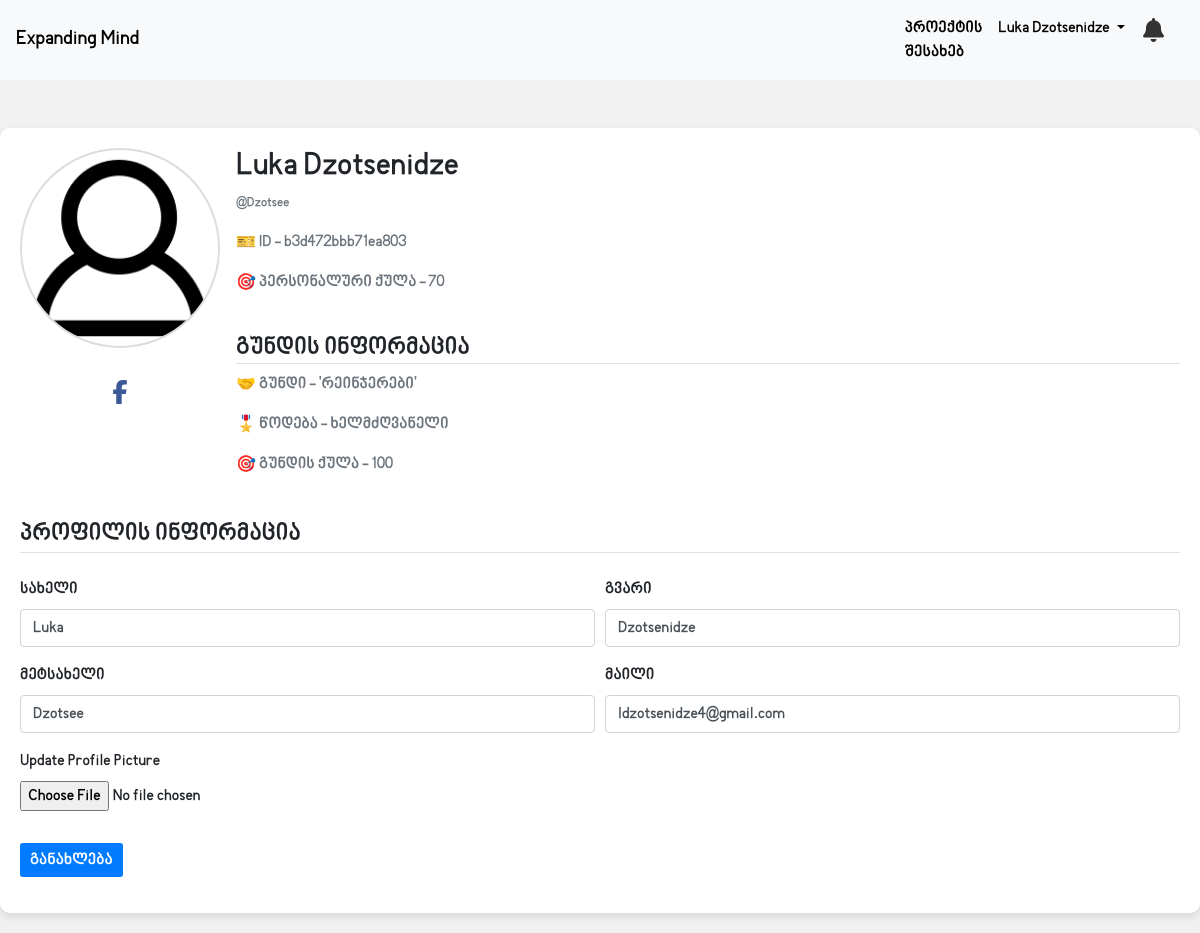
Page /account (signed in) on the committed database.
### main/models.py (models this page shows, shortened)
class User(db.Model, UserMixin):
    id = db.Column(db.Integer, primary_key=True)
    unique_id = db.Column(db.String(8), nullable=False, unique=True)
    firstname = db.Column(db.String(20), nullable=False)
    lastname = db.Column(db.String(30), nullable=False)
    nickname = db.Column(db.String(10))
    email = db.Column(db.String(100), unique=True, nullable=False)
    rank = db.Column(db.String(50), nullable=False, default='წევრი')
    score = db.Column(db.Integer, nullable=False, default=0)
    password = db.Column(db.String(60), nullable=False)
    is_active = db.Column(db.Boolean, default=False)
    activation_token = db.Column(db.String(32), nullable=True)
    image_file = db.Column(db.String(100), nullable=False, default='default.png')
    facebook_link = db.Column(db.String(300), nullable=False)
    in_group = db.Column(db.Boolean, default=False)
    group_id = db.Column(db.Integer, db.ForeignKey('group.id'), nullable=True)
    group = db.relationship('Group', back_populates='members')

class Group(db.Model):
    id = db.Column(db.Integer, primary_key=True)
    name = db.Column(db.String(20), nullable=False, unique=True)
    leader_id = db.Column(db.Integer, nullable=False)
    description = db.Column(db.String(250))
    category = db.Column(db.String(100), nullable=False)
    members = db.relationship('User', back_populates='group')
    score = db.Column(db.Integer, nullable=False, default=0)
    group_form = db.Column(db.String(200))
    image_file = db.Column(db.String(100), default='default.png')
    @property
    def members_list(self):
        return json.loads(self.members) if self.members else []

### main/users/routes.py (the view)
@users.route("/account", methods=['GET', 'POST'])
@login_required
def account():
    notification_log = NotificationLogs.query.filter_by(user_id=current_user.id).order_by(NotificationLogs.id.desc())
    page = request.args.get('page', 1, type=int)
    group_logs = GroupLogs.query.filter_by(group_id=current_user.group_id).order_by(GroupLogs.id.desc()).paginate(page=page, per_page=5)
    form = UpdateAccountForm()
    if form.validate_on_submit():
        if form.picture.data:
            picture_file = save_picture(form.picture.data)
            current_user.image_file = picture_file
        current_user.firstname = form.firstname.data
        current_user.lastname = form.lastname.data
        current_user.email = form.email.data
        current_user.nickname = form.nickname.data
        db.session.commit()
        flash("Your account has been updated!", 'success')
        return redirect(url_for("users.account"))
    elif request.method == "GET":
        form.firstname.data = current_user.firstname
        form.lastname.data = current_user.lastname
        form.nickname.data = current_user.nickname
        form.email.data = current_user.email
    image_file = url_for('static', filename='imgs/profile_pics/' + current_user.image_file)
    return render_template('account.html', notification_log=notification_log, group_logs=group_logs,
                           image_file=image_file, form=form)

### main/users/forms.py (shortened to what this page needs)
class UpdateAccountForm(FlaskForm):
    firstname = StringField('სახელი',
                           validators=[DataRequired()])
    lastname = StringField('გვარი',
                           validators=[DataRequired()])
    nickname = StringField('მეტსახელი',
                           validators=[DataRequired()])
    email = EmailField('მაილი',
                       validators=[DataRequired()])
    picture = FileField('Update Profile Picture', validators=[FileAllowed(['jpg', 'png'])])
    submit = SubmitField('განახლება')

### main/models.py (called while the page is built)
@login_manager.user_loader
def load_user(user_id):
    return User.query.get(int(user_id))

### main/templates/account.html (shortened to what this page needs)
{% extends "new_base.html" %}
{% block content %}
<div class="content-section">
    <div class="media align-items-start">
        <div class="text-center">
            <img class="rounded-circle account-img" src="{{ image_file }}" alt="Profile Picture" style="width: 200px; height: 200px;">
            <a href="{{ current_user.facebook_link }}" target="_blank" class="d-block mt-3">
                <i class="fa-brands fa-facebook-f"></i>
            </a>
        </div>
        <div class="media-body ml-3">
            <h2 class="account-heading">{{ current_user.firstname }} {{ current_user.lastname }}</h2>
            <p class="text-muted" style="font-size: smaller;">@{{ current_user.nickname }}</p>
            <p class="text-muted">🎫 ID - {{ current_user.unique_id }}</p>
            <p class="text-muted">🎯 პერსონალური ქულა - {{ current_user.score }}</p>
            <br>
            <h4 class="border-bottom">გუნდის ინფორმაცია</h4>
            {% if current_user.in_group %}
                <a href="{{ url_for('groups.group_page', id=current_user.group_id) }}" class="text-muted">
                    <p>🤝 გუნდი - '{{ current_user.group.name}}'</p>
                </a>
                <p class="text-muted">🎖️ წოდება - {{ current_user.rank }}</p>
                <p class="text-muted">🎯 გუნდის ქულა - {{ current_user.group.score }}</p>
            {% else %}
                <h4 class="text-muted">ჯერჯერობით არ არის გუნდში</h4>
            {% endif %}
        </div>
    </div>
    <form method="POST" action="" enctype="multipart/form-data" class="mt-4">
        <fieldset class="form-group">
            <legend class="border-bottom mb-4">პროფილის ინფორმაცია</legend>
            <div class="form-row">
                <div class="col-md-6 col-sm-12 mb-3">
                    {{ form.firstname.label(class="form-control-label") }}
                    {% if form.firstname.errors %}
                        {{ form.firstname(class="form-control is-invalid") }}
                        <div class="invalid-feedback">
                            {% for error in form.firstname.errors %}
                                <span>{{ error }}</span>
                            {% endfor %}
                        </div>
                    {% else %}
                        {{ form.firstname(class="form-control") }}
                    {% endif %}
                </div>
                <div class="col-md-6 col-sm-12 mb-3">
                    {{ form.lastname.label(class="form-control-label") }}
                    {% if form.lastname.errors %}
                        {{ form.lastname(class="form-control is-invalid") }}
                        <div class="invalid-feedback">
                            {% for error in form.lastname.errors %}
                                <span>{{ error }}</span>
                            {% endfor %}
                        </div>
                    {% else %}
                        {{ form.lastname(class="form-control") }}
                    {% endif %}
                </div>
            </div>
            <div class="form-row">
                <div class="col-md-6 col-sm-12 mb-3">
                    {{ form.nickname.label(class="form-control-label") }}
                    {% if form.nickname.errors %}
                        {{ form.nickname(class="form-control is-invalid") }}
                        <div class="invalid-feedback">
                            {% for error in form.nickname.errors %}
                                <span>{{ error }}</span>
                            {% endfor %}
                        </div>
                    {% else %}
                        {{ form.nickname(class="form-control") }}
                    {% endif %}
                </div>
                <div class="col-md-6 col-sm-12 mb-3">
                    {{ form.email.label(class="form-control-label") }}
                    {% if form.email.errors %}
                        {{ form.email(class="form-control is-invalid") }}
                        <div class="invalid-feedback">
                            {% for error in form.email.errors %}
                                <span>{{ error }}</span>
                            {% endfor %}
                        </div>
                    {% else %}
                        {{ form.email(class="form-control") }}
                    {% endif %}
                </div>
            </div>
            <div class="form-group">
                {{ form.picture.label(class="form-control-label") }}
                {{ form.picture(class="form-control-file") }}
            </div>
        </fieldset>
        <div class="form-group">
            {{ form.submit(class="btn btn-primary") }}
        </div>
    </form>
</div>
{% endblock content %}

### main/templates/new_base.html (shortened to what this page needs)
<!DOCTYPE html>
<html lang="en">
<head>
    <link rel="stylesheet" href="https://cdnjs.cloudflare.com/ajax/libs/font-awesome/6.5.2/css/all.min.css" />
    <link href="https://stackpath.bootstrapcdn.com/bootstrap/4.5.2/css/bootstrap.min.css" rel="stylesheet">
</head>
<body>
    <nav class="navbar navbar-expand-lg navbar-light bg-light">
        <a class="navbar-brand" href="{{url_for('groups.groups_section')}}">Expanding Mind</a>
        <div class="collapse navbar-collapse" id="navbarNav">
            <ul class="navbar-nav ml-auto">
                {% if current_user.is_authenticated %}
                    <li class="nav-item">
                        <a class="nav-link" href="#" style="color: black;">პროექტის შესახებ</a>
                    </li>
                    <li class="nav-item dropdown">
                        <a class="nav-link dropdown-toggle" href="#" id="navbarDropdown" role="button" data-toggle="dropdown" aria-haspopup="true" aria-expanded="false">
                            {{ current_user.firstname }} {{ current_user.lastname }}
                        </a>
                    </li>
                    <li class="nav-item" style="text-align: center;">
                        <div class="notification-bar">
                            <div class="notification-icon" onclick="toggleDropdown()">
                                <i class="fa fa-bell"></i>
                            </div>
                        </div>
                    </li>
                {% endif %}
            </ul>
        </div>
    </nav>
    <div class="container mt-5">
        {% block content %}{% endblock %}
    </div>
</body>
</html>

### main/templates/new_base.html (style rules this page uses)
body { font-family: BPG; }
.navbar { background-color: #007bff; }
.navbar-brand { color: rgb(0, 0, 0) !important; font-weight: bold; }
.navbar-nav .nav-link { color: rgb(0, 0, 0) !important; }
.notification-bar { display: flex; align-items: center; padding: 10px; }
.notification-icon { margin-right: 10px; }
.notification-icon i { color: #333; font-size: 24px; cursor: pointer; }
.dropdown { position: relative; }
.btn { padding: 5px 10px; border: none; border-radius: 3px; cursor: pointer; }
a { color: rgb(22, 22, 22); }

### main/templates/account.html (style rules this page uses)
body { background-color: #f1f1f1; }
.account-img { border: 2px solid #ddd; }
.container { max-width: 1200px; margin: 20px auto; padding: 20px; background-color: #fff; border-radius: 10px; box-shadow: 0 4px 8px rgba(0, 0, 0, 0.1); }
.fa-facebook-f { font-size: 1.5rem; color: #3b5998; margin-top: 1rem; }

### rows in the picture
User: firstname "Luka", lastname "Dzotsenidze", nickname "Dzotsee", unique_id "b3d472bbb71ea803", score "70", rank "ხელმძღვანელი", email "ldzotsenidze4@gmail.com"
Group: group.name "რეინჯერები", group.score "100"
